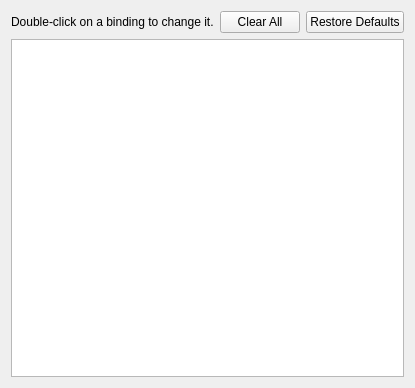
<?xml version="1.0" encoding="UTF-8"?>
<ui version="4.0">
 <class>ConfigureHotkeys</class>
 <widget class="QWidget" name="ConfigureHotkeys">
  <property name="geometry">
   <rect>
    <x>0</x>
    <y>0</y>
    <width>363</width>
    <height>388</height>
   </rect>
  </property>
  <layout class="QVBoxLayout" name="verticalLayout">
   <item>
    <layout class="QHBoxLayout" name="horizontalLayout">
     <item>
      <widget class="QLabel" name="label_2">
       <property name="text">
        <string>Double-click on a binding to change it.</string>
       </property>
      </widget>
     </item>
     <item>
      <spacer name="horizontalSpacer">
       <property name="orientation">
        <enum>Qt::Horizontal</enum>
       </property>
       <property name="sizeHint" stdset="0">
        <size>
         <width>40</width>
         <height>20</height>
        </size>
       </property>
      </spacer>
     </item>
     <item>
      <widget class="QPushButton" name="button_clear_all">
       <property name="text">
        <string>Clear All</string>
       </property>
      </widget>
     </item>
     <item>
      <widget class="QPushButton" name="button_restore_defaults">
       <property name="text">
        <string>Restore Defaults</string>
       </property>
      </widget>
     </item>
    </layout>
   </item>
   <item>
    <layout class="QVBoxLayout" name="verticalLayout_2">
     <item>
      <widget class="QTreeView" name="hotkey_list">
       <property name="editTriggers">
        <set>QAbstractItemView::NoEditTriggers</set>
       </property>
       <property name="sortingEnabled">
        <bool>false</bool>
       </property>
      </widget>
     </item>
    </layout>
   </item>
  </layout>
 </widget>
 <resources/>
 <connections/>
</ui>
